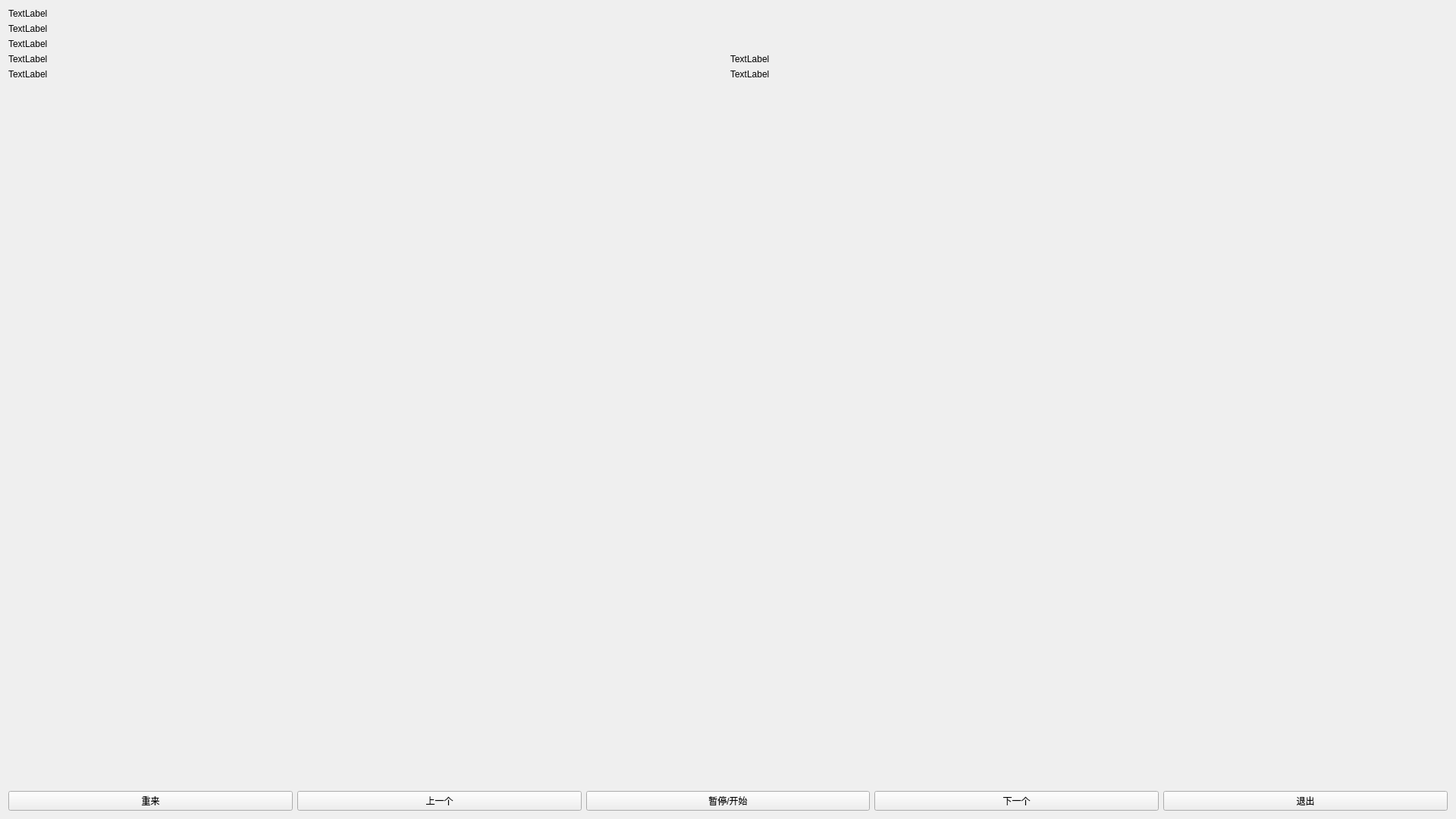
<?xml version="1.0" encoding="UTF-8"?>
<ui version="4.0">
 <class>Form</class>
 <widget class="QWidget" name="Form">
  <property name="geometry">
   <rect>
    <x>0</x>
    <y>0</y>
    <width>1920</width>
    <height>1080</height>
   </rect>
  </property>
  <property name="minimumSize">
   <size>
    <width>0</width>
    <height>0</height>
   </size>
  </property>
  <property name="windowTitle">
   <string>Form</string>
  </property>
  <layout class="QVBoxLayout" name="vlayout">
   <item>
    <layout class="QVBoxLayout" name="global_vlayout">
     <item>
      <widget class="QLabel" name="trace_name">
       <property name="maximumSize">
        <size>
         <width>16777215</width>
         <height>60</height>
        </size>
       </property>
       <property name="text">
        <string>TextLabel</string>
       </property>
      </widget>
     </item>
     <item>
      <widget class="QLabel" name="debate_title">
       <property name="maximumSize">
        <size>
         <width>16777215</width>
         <height>60</height>
        </size>
       </property>
       <property name="text">
        <string>TextLabel</string>
       </property>
      </widget>
     </item>
     <item>
      <widget class="QLabel" name="turn_name">
       <property name="maximumSize">
        <size>
         <width>16777215</width>
         <height>40</height>
        </size>
       </property>
       <property name="text">
        <string>TextLabel</string>
       </property>
      </widget>
     </item>
     <item>
      <layout class="QHBoxLayout" name="hlayout">
       <item>
        <layout class="QVBoxLayout" name="pros_vlayout">
         <item>
          <widget class="QLabel" name="pros_debate">
           <property name="maximumSize">
            <size>
             <width>16777215</width>
             <height>40</height>
            </size>
           </property>
           <property name="text">
            <string>TextLabel</string>
           </property>
          </widget>
         </item>
         <item>
          <widget class="QLabel" name="pros_name">
           <property name="maximumSize">
            <size>
             <width>16777215</width>
             <height>40</height>
            </size>
           </property>
           <property name="text">
            <string>TextLabel</string>
           </property>
          </widget>
         </item>
         <item>
          <layout class="QHBoxLayout" name="pros_hlayout">
           <item>
            <spacer name="verticalSpacer_2">
             <property name="orientation">
              <enum>Qt::Vertical</enum>
             </property>
             <property name="sizeHint" stdset="0">
              <size>
               <width>20</width>
               <height>40</height>
              </size>
             </property>
            </spacer>
           </item>
          </layout>
         </item>
        </layout>
       </item>
       <item>
        <layout class="QVBoxLayout" name="mid_vlayout">
         <item>
          <layout class="QHBoxLayout" name="horizontalLayout"/>
         </item>
        </layout>
       </item>
       <item>
        <layout class="QVBoxLayout" name="cons_vlayout">
         <item>
          <widget class="QLabel" name="cons_debate">
           <property name="maximumSize">
            <size>
             <width>16777215</width>
             <height>40</height>
            </size>
           </property>
           <property name="text">
            <string>TextLabel</string>
           </property>
          </widget>
         </item>
         <item>
          <widget class="QLabel" name="cons_name">
           <property name="maximumSize">
            <size>
             <width>16777215</width>
             <height>40</height>
            </size>
           </property>
           <property name="text">
            <string>TextLabel</string>
           </property>
          </widget>
         </item>
         <item>
          <layout class="QHBoxLayout" name="cons_hlayout">
           <item>
            <spacer name="verticalSpacer">
             <property name="orientation">
              <enum>Qt::Vertical</enum>
             </property>
             <property name="sizeHint" stdset="0">
              <size>
               <width>20</width>
               <height>40</height>
              </size>
             </property>
            </spacer>
           </item>
          </layout>
         </item>
        </layout>
       </item>
      </layout>
     </item>
     <item>
      <layout class="QHBoxLayout" name="menu_hlayout">
       <item>
        <widget class="QPushButton" name="restart_button">
         <property name="text">
          <string>重来</string>
         </property>
        </widget>
       </item>
       <item>
        <widget class="QPushButton" name="last_button">
         <property name="text">
          <string>上一个</string>
         </property>
        </widget>
       </item>
       <item>
        <widget class="QPushButton" name="stop_start_button">
         <property name="text">
          <string>暂停/开始</string>
         </property>
        </widget>
       </item>
       <item>
        <widget class="QPushButton" name="next_button">
         <property name="text">
          <string>下一个</string>
         </property>
        </widget>
       </item>
       <item>
        <widget class="QPushButton" name="close_button">
         <property name="text">
          <string>退出</string>
         </property>
        </widget>
       </item>
      </layout>
     </item>
    </layout>
   </item>
  </layout>
 </widget>
 <resources/>
 <connections/>
 <slots>
  <slot>clicked()</slot>
 </slots>
</ui>
